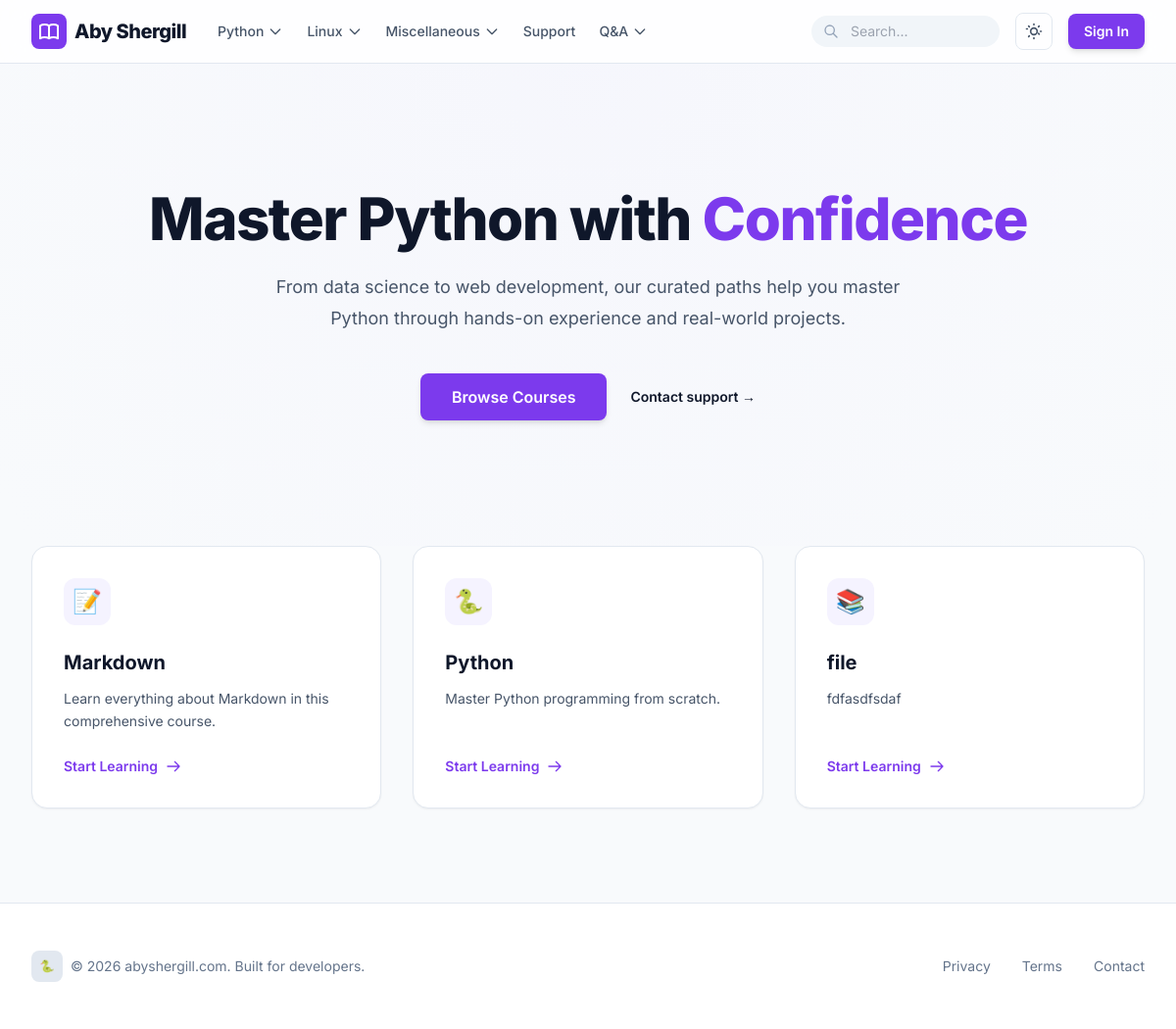
Before: / with the older database file.
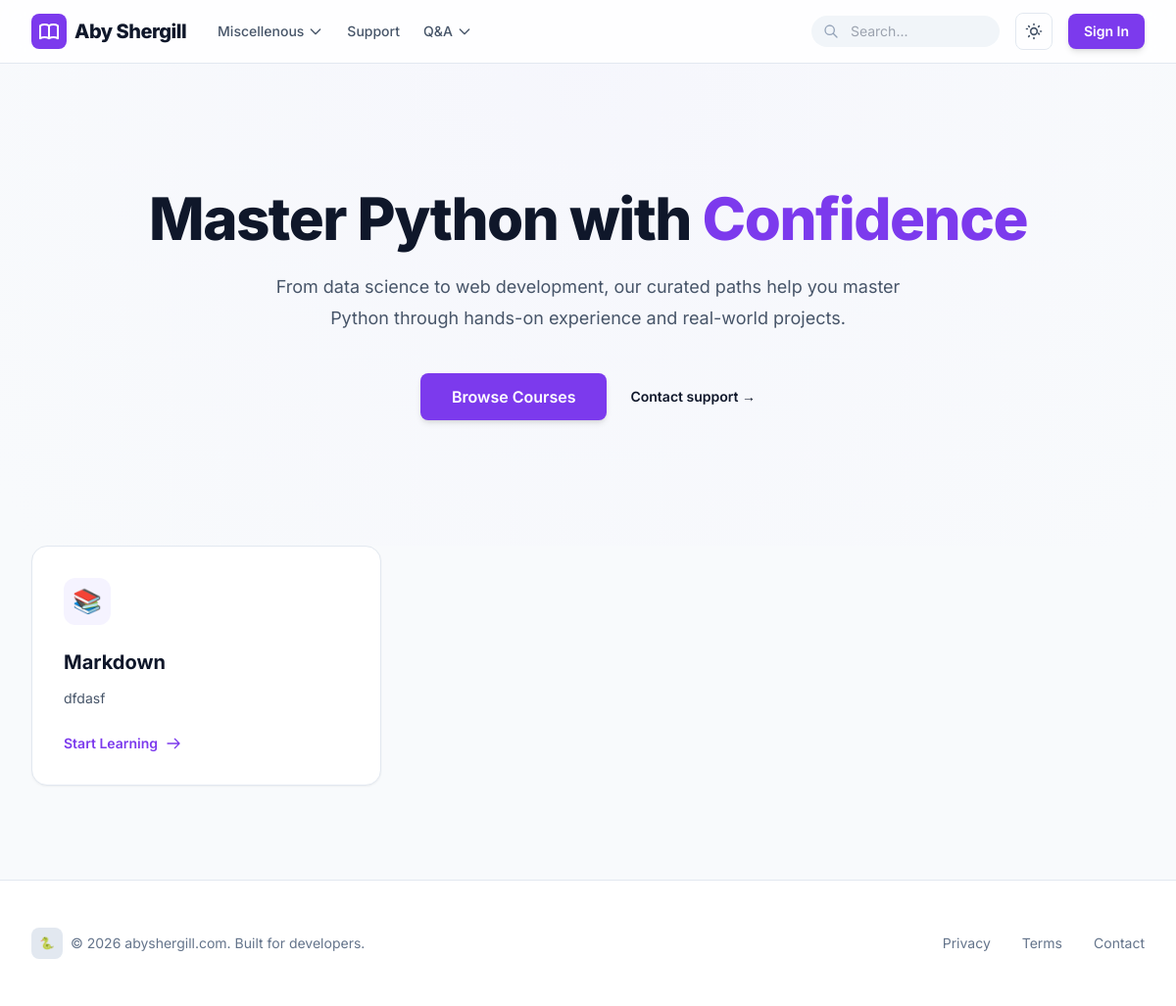
After: the same page with the newer database file.
### lectures/models.py (models this page shows, shortened)
class Category(models.Model):
    name = models.CharField(max_length=100)
    order = models.PositiveIntegerField(default=0)
    class Meta:
        verbose_name_plural = "Categories"
        ordering = ['order']

class Subject(models.Model):
    category = models.ForeignKey(Category, related_name='subjects', on_delete=models.SET_NULL, null=True, blank=True)
    title = models.CharField(max_length=200)
    slug = models.SlugField(unique=True, blank=True)
    description = models.TextField()
    icon = models.CharField(max_length=10, default='📚') # Emoji icon

### lectures/views.py (the view)
# urls.py: path('', views.home, name='home'),
def home(request):
    subjects = Subject.objects.all()
    return render(request, 'home.html', {'subjects': subjects})

### lectures/context_processors.py (called while the page is built)
def navigation_categories(request):
    return {
        'nav_categories': Category.objects.prefetch_related('subjects').all()
    }

### templates/home.html (shortened to what this page needs)
{% extends "base.html" %}
{% block content %}
<div class="relative overflow-hidden py-16 sm:py-24 lg:py-32">
    <div class="absolute inset-0 -z-10 bg-[radial-gradient(45rem_50rem_at_top,theme(colors.primary.100),theme(colors.slate.50))] dark:bg-[radial-gradient(45rem_50rem_at_top,theme(colors.primary.900/0.2),theme(colors.slate.950))] opacity-20"></div>
    <div class="mx-auto max-w-7xl px-6 lg:px-8 text-center">
        <h1 class="text-3xl font-extrabold tracking-tight text-slate-900 dark:text-white sm:text-6xl mb-6">
            Master Python with <span class="text-primary-600">Confidence</span>
        </h1>
        <p class="mx-auto max-w-2xl text-base sm:text-lg leading-7 sm:leading-8 text-slate-600 dark:text-slate-400 mb-10">
            From data science to web development, our curated paths help you master Python through hands-on experience and real-world projects.
        </p>
        <div class="flex flex-col sm:flex-row items-center justify-center gap-4 sm:gap-x-6">
            <a href="#courses" class="btn btn-primary w-full sm:w-auto px-8 py-3">Browse Courses</a>
            <a href="/contact/" class="text-sm font-semibold leading-6 text-slate-900 dark:text-white">Contact support <span aria-hidden="true">→</span></a>
        </div>
    </div>
</div>
<div id="courses" class="mx-auto max-w-7xl px-6 lg:px-8 pb-24">
    <div class="grid grid-cols-1 gap-8 sm:grid-cols-2 lg:grid-cols-3">
        {% for subject in subjects %}
        <a href="{% url 'subject_detail' subject.slug %}" class="group relative flex flex-col bg-white dark:bg-slate-900 rounded-2xl border border-slate-200 dark:border-slate-800 p-8 shadow-sm hover:shadow-xl hover:shadow-primary-500/10 transition-all duration-300 hover:-translate-y-1">
            <div class="mb-6 flex h-12 w-12 items-center justify-center rounded-xl bg-primary-50 dark:bg-primary-900/30 text-2xl group-hover:scale-110 transition-transform">
                {{ subject.icon }}
            </div>
            <h3 class="text-xl font-bold text-slate-900 dark:text-white mb-3">{{ subject.title }}</h3>
            <p class="text-slate-600 dark:text-slate-400 text-sm leading-relaxed mb-6 flex-grow">
                {{ subject.description }}
            </p>
            <div class="flex items-center gap-2 text-primary-600 font-semibold text-sm group-hover:gap-3 transition-all">
                Start Learning
                <svg class="w-4 h-4" fill="none" stroke="currentColor" viewBox="0 0 24 24"><path stroke-linecap="round" stroke-linejoin="round" stroke-width="2" d="M14 5l7 7m0 0l-7 7m7-7H3"></path></svg>
            </div>
        </a>
        {% empty %}
        <div class="col-span-full text-center py-12 bg-white dark:bg-slate-900 rounded-2xl border border-dashed border-slate-300 dark:border-slate-700">
            <p class="text-slate-500">No courses available at the moment. Check back soon!</p>
        </div>
        {% endfor %}
    </div>
</div>
{% endblock %}

### templates/base.html (shortened to what this page needs)
<!DOCTYPE html>
<html lang="en" class="h-full">
<head>
    <script src="https://cdn.tailwindcss.com?plugins=typography"></script>
</head>
<body class="min-h-screen flex flex-col">
    <nav class="sticky top-0 z-50 w-full border-b border-slate-200 dark:border-slate-800 bg-white/80 dark:bg-slate-950/80 backdrop-blur-md">
        <div class="max-w-7xl mx-auto px-4 sm:px-6 lg:px-8">
            <div class="flex justify-between h-16">
                <div class="flex items-center gap-8">
                    <a href="/" class="flex items-center gap-2 group">
                        <div class="p-1.5 bg-primary-600 rounded-lg group-hover:rotate-12 transition-transform">
                        </div>
                        <span class="text-xl font-extrabold tracking-tight text-slate-900 dark:text-white">Aby Shergill</span>
                    </a>
                    <div class="hidden md:flex items-center gap-6">
                        {% for category in nav_categories %}
                        <div class="relative group">
                            <button class="flex items-center gap-1 text-sm font-medium text-slate-600 hover:text-primary-600 dark:text-slate-400 dark:hover:text-primary-400 transition-colors">
                                {{ category.name }}
                                <svg class="w-4 h-4 transition-transform group-hover:rotate-180" fill="none" stroke="currentColor" viewBox="0 0 24 24"><path stroke-linecap="round" stroke-linejoin="round" stroke-width="2" d="M19 9l-7 7-7-7"></path></svg>
                            </button>
                        </div>
                        {% endfor %}
                        <a href="/contact/" class="text-sm font-medium text-slate-600 hover:text-primary-600 dark:text-slate-400 dark:hover:text-primary-400 transition-colors">Support</a>
                        <div class="relative group">
                            <button class="flex items-center gap-1 text-sm font-medium text-slate-600 hover:text-primary-600 dark:text-slate-400 dark:hover:text-primary-400 transition-colors">
                                Q&A
                                <svg class="w-4 h-4 transition-transform group-hover:rotate-180" fill="none" stroke="currentColor" viewBox="0 0 24 24"><path stroke-linecap="round" stroke-linejoin="round" stroke-width="2" d="M19 9l-7 7-7-7"></path></svg>
                            </button>
                        </div>
                    </div>
                </div>
                <div class="flex items-center gap-2 sm:gap-4">
                    <form action="/search/" method="GET" class="hidden sm:flex items-center relative">
                        <input type="text" name="q" placeholder="Search..." class="w-32 lg:w-48 xl:w-60 bg-slate-100 dark:bg-slate-900 border-none rounded-full py-1.5 pl-10 pr-4 text-sm focus:ring-2 focus:ring-primary-500 transition-all">
                        <svg class="w-4 h-4 text-slate-400 absolute left-3" fill="none" stroke="currentColor" viewBox="0 0 24 24"><path stroke-linecap="round" stroke-linejoin="round" stroke-width="2" d="M21 21l-6-6m2-5a7 7 0 11-14 0 7 7 0 0114 0z"></path></svg>
                    </form>
                    <button id="theme-toggle" class="p-2 rounded-lg border border-slate-200 dark:border-slate-800 hover:bg-slate-100 dark:hover:bg-slate-900 transition-colors">
                    </button>
                    {% if user.is_authenticated %}
                    <div class="relative group">
                        <button class="flex items-center gap-2 p-1 pl-3 bg-slate-100 dark:bg-slate-900 border border-slate-200 dark:border-slate-800 rounded-full hover:border-primary-500 transition-all">
                            <span class="text-sm font-bold text-slate-700 dark:text-slate-300">{{ user.username }}</span>
                            <div class="w-8 h-8 bg-primary-600 rounded-full flex items-center justify-center text-white font-bold text-xs">
                                {{ user.username|first|upper }}
                            </div>
                        </button>
                        <div class="absolute right-0 mt-2 w-48 rounded-xl bg-white dark:bg-slate-900 border border-slate-200 dark:border-slate-800 shadow-xl opacity-0 invisible group-hover:opacity-100 group-hover:visible transition-all duration-200 z-50">
                            <div class="p-2">
                                <a href="/logout/" class="block px-4 py-2 text-sm text-red-600 hover:bg-red-50 dark:hover:bg-red-900/20 rounded-lg font-medium">Log out</a>
                            </div>
                        </div>
                    </div>
                    {% else %}
                    <a href="/login/" class="btn btn-primary text-sm whitespace-nowrap">Sign In</a>
                    {% endif %}
                </div>
            </div>
        </div>
    </nav>
    <main class="flex-grow">
        {% block content %}{% endblock %}
    </main>
    <footer class="bg-white dark:bg-slate-950 border-t border-slate-200 dark:border-slate-800 py-12">
        <div class="max-w-7xl mx-auto px-4 sm:px-6 lg:px-8">
            <div class="flex flex-col md:flex-row justify-between items-center gap-8">
                <div class="flex items-center gap-2">
                    <div class="w-8 h-8 bg-slate-200 dark:bg-slate-800 rounded-lg flex items-center justify-center">
                        <span class="text-xs">🐍</span>
                    </div>
                    <p class="text-sm text-slate-500">&copy; <span id="year"></span> abyshergill.com. Built for developers.</p>
                </div>
                <div class="flex gap-8">
                    <button onclick="toggleModal('privacy-modal')" class="text-sm text-slate-500 hover:text-primary-600 transition-colors">Privacy</button>
                    <button onclick="toggleModal('terms-modal')" class="text-sm text-slate-500 hover:text-primary-600 transition-colors">Terms</button>
                    <a href="/contact/" class="text-sm text-slate-500 hover:text-primary-600 transition-colors">Contact</a>
                </div>
            </div>
        </div>
    </footer>
</body>
</html>

Changed rows visible on the page:
removed Category: name "Linux"
removed Category: name "Miscellaneous"
removed Subject: icon "📝", title "Markdown", description "Learn everything about Markdown in this comprehensive course."
removed Subject: icon "🐍", title "Python", description "Master Python programming from scratch."
removed Subject: icon "📚", title "file", description "fdfasdfsdaf"
changed Category: name "Python" → "Miscellenous"
added Subject: icon "📚", title "Markdown", description "dfdasf"
